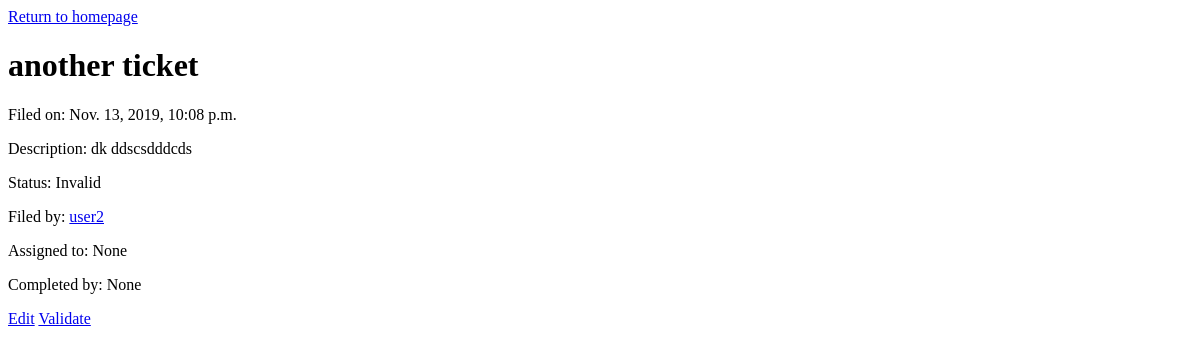
Page /ticket/7 (signed in) on the earlier database version.
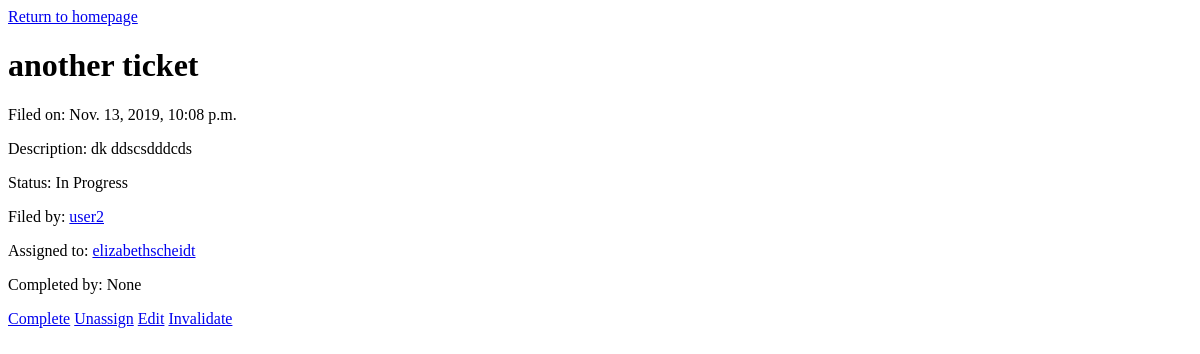
Same page on the later database version.
### bugTracker/models.py (models this page shows, shortened)
class Ticket(models.Model):
    title = models.CharField(max_length=300)
    posted_date = models.DateTimeField(default=timezone.now)
    description = models.TextField()
    status = models.CharField(max_length=50, default='New')
    filed_by = models.ForeignKey(
        User,
        on_delete=models.CASCADE,
        related_name='filed_by',
        null=True,
        blank=True
    )
    assigned_to = models.ForeignKey(
        User,
        null=True,
        blank=True,
        on_delete=models.CASCADE,
        related_name='assigned_to'
    )
    completed_by = models.ForeignKey(
        User,
        null=True,
        blank=True,
        on_delete=models.CASCADE,
        related_name='completed_by'
    )

### bugTracker/views.py (the view)
# urls.py: path('ticket/<int:id>', views.ticket_detail_view, name='ticket')
@login_required
def ticket_detail_view(request, id):
    html = 'ticket.html'
    ticket = Ticket.objects.get(pk=id)
    current_user_id = request.user.id
    return render(request, html, {
        'ticket': ticket,
        'current_user_id': current_user_id})

### bugTracker/templates/ticket.html (shortened to what this page needs)
<a href="/">Return to homepage</a>
<h1>{{ticket.title}}</h1>
<p>Filed on: {{ticket.posted_date}}</p>
<p>Description: {{ticket.description}}</p>
<p>Status: {{ticket.status}}</p>
<p>Filed by: <a href="/user/{{ticket.filed_by.id}}">{{ticket.filed_by}}</a></p>
<p>
    Assigned to:
    {% if ticket.assigned_to %}
        <a href="/user/{{ticket.assigned_to.id}}">{{ticket.assigned_to}}</a>
    {% else %}
        {{ticket.assigned_to}}
    {% endif %}
</p>
<p>
    Completed by:
    {% if ticket.completed_by %}
        <a href="/user/{{ticket.completed_by.id}}">{{ticket.completed_by}}</a>
    {% else %}
        {{ticket.completed_by}}
    {% endif %}
</p>
{% if ticket.status == 'In Progress' %}
    {% if ticket.assigned_to.id == current_user_id %}
        <a href="/complete/{{ticket.id}}">Complete</a>
    {% endif %}
    <a href="/unassign/{{ticket.id}}">Unassign</a>
    <a href="/edit/{{ticket.id}}">Edit</a>
    <a href="/invalidate/{{ticket.id}}">Invalidate</a>
{% endif %}
{% if ticket.status == 'Invalid' %}
    <a href="/edit/{{ticket.id}}">Edit</a>
    <a href="/validate/{{ticket.id}}">Validate</a>
{% endif %}

Differences in the rows shown:
changed Ticket "another ticket": status "Invalid" → "In Progress"; assigned_to_id empty → 1 (drawn); assigned_to "None" → "elizabethscheidt"
Other differences:
text no longer shown: "Validate"
text now shown: "Complete Unassign Invalidate"
